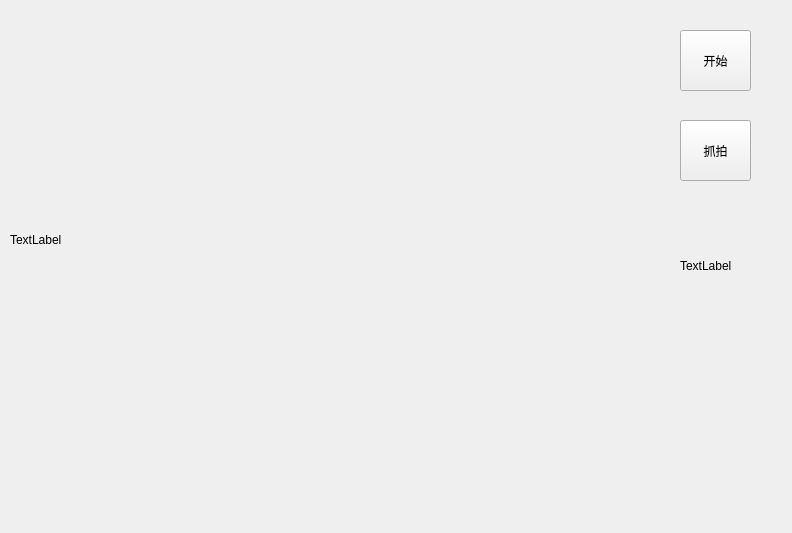
<?xml version="1.0" encoding="UTF-8"?>
<ui version="4.0">
 <class>videodisplay</class>
 <widget class="QWidget" name="videodisplay">
  <property name="geometry">
   <rect>
    <x>0</x>
    <y>0</y>
    <width>792</width>
    <height>533</height>
   </rect>
  </property>
  <property name="windowTitle">
   <string>videodisplay</string>
  </property>
  <widget class="QLabel" name="displaytLabel">
   <property name="geometry">
    <rect>
     <x>10</x>
     <y>0</y>
     <width>640</width>
     <height>480</height>
    </rect>
   </property>
   <property name="text">
    <string>TextLabel</string>
   </property>
  </widget>
  <widget class="QPushButton" name="startBtn">
   <property name="geometry">
    <rect>
     <x>680</x>
     <y>30</y>
     <width>71</width>
     <height>61</height>
    </rect>
   </property>
   <property name="text">
    <string>开始</string>
   </property>
  </widget>
  <widget class="QPushButton" name="startBtn_2">
   <property name="geometry">
    <rect>
     <x>680</x>
     <y>120</y>
     <width>71</width>
     <height>61</height>
    </rect>
   </property>
   <property name="text">
    <string>抓拍</string>
   </property>
  </widget>
  <widget class="QLabel" name="shotlabel">
   <property name="geometry">
    <rect>
     <x>680</x>
     <y>220</y>
     <width>101</width>
     <height>91</height>
    </rect>
   </property>
   <property name="text">
    <string>TextLabel</string>
   </property>
  </widget>
 </widget>
 <layoutdefault spacing="6" margin="11"/>
 <resources/>
 <connections/>
</ui>
